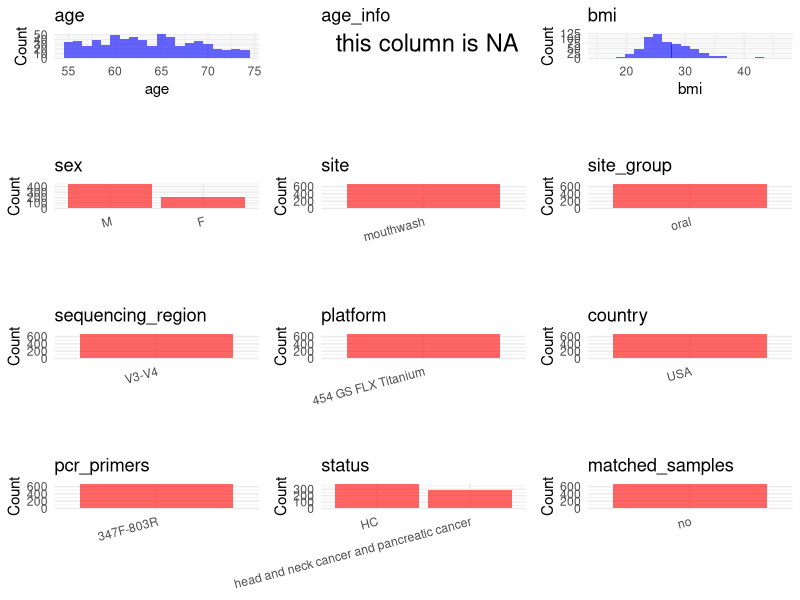

Source code (R): (Note: this script raises an error after producing the figure.)
## ---- chunk 1
# Load libraries
library(dplyr)
library(ggplot2)
library(cowplot)

# (1) Setting working directory
# EDIT HERE: change project_id for each study
project_id <- "PRJNA434312"

base_dir <- "/beegfs/huangxiaochang/global_oral/global-oral-microbiome/data/projects/"
setwd(file.path(base_dir, project_id))

# (2) Loading raw SRA metadata file
sra_file <- "SraRunTable.csv"
initial_meta <- read.csv("SraRunTable.csv", header = TRUE)

# (3) OPTIONAL: If extra metadata (e.g., Table.x or supplemental materials) are available from the article, you may need to merge the file with initial_meta manually. Below is example code for merging. Depending on the specific case of each study, you can customize the code as needed.
# supp_table <- read.csv("supplemental_table.csv", header = TRUE)
# initial_meta <- left_join(initial_meta, supp_table, by = merge_col_name)
## ---- chunk 2
# (1) Read the article in the following order: abstract, the beginning of the results section, and the methods. Understand the sample size, experimental design, and disease group overview. Clarify the sampling sites; for oral and gut samples, specify the exact sites like supragingival plaque, tongue, etc.

# (2) IMPORTANT: MUST go through each column of initial_meta
# head(initial_meta, 10)

# IMPORTANT: Check the unique values in the column of interest or query column.
# lapply(initial_meta[c('body_habitat', 'body_product', 'body_site')], table) # site
# table(initial_meta$host_subject_id) # subject id
# table(initial_meta$platform..exp.) # output is Illumina
# table(initial_meta$target_subfragment..exp.)
## ---- chunk 3
# (1) EDIT HERE: Parameter setup
# NOTE: This project has no lab control samples (blanks/positives) or non-human samples. Leave keywords empty to skip filtering.
control_column <- NA   # column name in initial_meta
# unique(initial_meta[[control_column]])  # uncomment to explore
control_keywords <- c()     # Enter exact keywords

species_column <- NA          # column name in initial_meta
# unique(initial_meta[[species_column]])  # uncomment to explore
non_human_keywords <- c()            # Enter exact keywords


# (2) Remove controls and non-human samples. DO NOT need to modify code in this part, just run it.
n_samples <- nrow(initial_meta)
# Control evaluation
if (length(control_keywords) > 0) {
  if (is.null(control_column) || control_column == "") {
    stop("Error: control_keywords provided but control_column is missing.")
  }

  if (!(control_column %in% colnames(initial_meta))) {
    stop(sprintf("Error: Column '%s' not found in initial_meta.", control_column))
  }

  control_pattern <- paste(control_keywords, collapse = "|")
  control_text <- initial_meta[[control_column]]
  is_control <- grepl(control_pattern, control_text)

} else {
  is_control <- rep(FALSE, n_samples)
}

# Non-human evaluation
if (length(non_human_keywords) > 0) {
  if (is.null(species_column) || species_column == "") {
    stop("Error: non_human_keywords provided but species_column is missing.")
  }

  if (!(species_column %in% colnames(initial_meta))) {
    stop(sprintf("Error: Column '%s' not found in initial_meta.", control_column))
  }

  non_human_pattern <- paste(non_human_keywords, collapse = "|")
  species_text <- initial_meta[[species_column]]
  is_non_human <- grepl(non_human_pattern, species_text)
} else {
  is_non_human <- rep(FALSE, n_samples)
}

# Execute removal
samples_to_remove <- is_control | is_non_human
initial_meta <- initial_meta[!samples_to_remove, ]

cat("Initial samples counts:",n_samples,"\n")
cat("Removed control samples:", sum(is_control), "\n")
cat("Removed non-human samples:", sum(is_non_human), "\n")
cat("Total samples removed ", sum(samples_to_remove), "\n")
cat("Remaining samples after Step 2:", nrow(initial_meta), "\n")
## ---- chunk 4
# Extract columns from initial_meta as follows:
# (1) No modification needed → extract directly.
# (2) Modification needed → create a column start with 'raw_' and mark the target column as "pending".
# (3) Need to find or determine based on the article.

metadata <- data.frame(
  bioproject = initial_meta$BioProject,
  sample_id = initial_meta$Run,
  subject_id = initial_meta$Sample.Name,
  age = initial_meta$Host_Age,
  age_info = NA,
  bmi = initial_meta$host_BMI,
  raw_sex = initial_meta$hostgender,
  sex = "pending",
  sequencing_region = "V3-V4",
  platform = initial_meta$Instrument,
  country = "USA",
  raw_site = initial_meta$sample_type,
  site = "pending",
  site_group = "pending",
  public_time = initial_meta$ReleaseDate,
  raw_status = initial_meta$disease_status,
  pcr_primers = NA,
  title = NA,
  disease_study = NA,
  status = "pending",
  matched_samples = "pending",
  is_time_series = "no",
  stringsAsFactors = FALSE
)

metadata$public_time <- as.Date(metadata$public_time)
## ---- chunk 5
# (1) Handle the columns with the `raw_` prefix.
# IMPORTANT: Add comments if the modification is not straightforward!!
# Convert raw_sex to standard F/M encoding
# SRA raw_sex values: male/female
metadata <- metadata %>%
  mutate(sex = case_when(
    tolower(raw_sex) %in% c("female", "f") ~ "F",
    tolower(raw_sex) %in% c("male", "m") ~ "M",
    TRUE ~ NA_character_
  ))

# Remap disease_status from SRA to standardized status names
metadata$status <- ifelse(
  grepl("Case", metadata$raw_status), "head and neck cancer and pancreatic cancer",
  ifelse(grepl("Control", metadata$raw_status), "HC", NA_character_)
)

# Assign site from raw_site, lowercased
metadata$site <- tolower(metadata$raw_site)

# Add publication information
metadata$pcr_primers <- "347F-803R"
metadata$title <- "Elevated Dietary Carbohydrate and Glycemic Intake Associate with an Altered Oral Microbial Ecosystem in Two Large U.S. Cohorts"
metadata$disease_study <- "yes"

## ---- chunk 6
# (2) Filling the 'site_group' and 'matched_samples' columns
# editing site_group
unique(metadata$site)
# EDIT HERE: add oral sites
Oral_site = c("saliva", "mouth", "tongue coating", "supragingival plaque", "subgingival plaque", "oral swab", "denture", "tooth", "abscess pus", "adjacent periodontal pocket", "patient healthy crevice", "healthy control crevice", "gingival crevicular fluid", "subgingival plaque", "mouthwash")
# EDIT HERE: add gut sites
Gut_site = c("feces", "stool")
# just run
metadata <- metadata %>%
  mutate(site_group = case_when(
    site %in% Oral_site ~ "oral",
    site %in% Gut_site ~ "gut",
    TRUE ~ "other"
  ))

# editing matched_samples, just run.
metadata$matched_samples <- ifelse(
  ave(metadata$subject_id, metadata$subject_id, FUN = length) > 1,
  "yes",
  "no"
)
## ---- chunk 7
# (3) check if there is pending value in metadata. If there is pending value, go on modify the metadata.
# Function to check if a column contains "pending"
has_pending <- function(col) {
  if (is.character(col) || is.factor(col)) {
    any(col == "pending", na.rm = TRUE)
  } else {
    FALSE
  }
}

# Check for any pending value
any_pending_value <- any(sapply(metadata, has_pending))

if (!any_pending_value) {
  message("Good! No cell contains the value 'pending'.")
} else {
  pending_cols <- names(metadata)[sapply(metadata, has_pending)]
  message("Columns containing 'pending': ", paste(pending_cols, collapse = ", "))
  message("Please continue to resolve these pending columns!")
}
## ---- chunk 8
# Select columns for visualization, just run
plot_data <- metadata %>%
  select(-bioproject, -sample_id, -subject_id, -title)

create_simple_plots <- function(data) {
  plots <- list()
  continuous_vars <- c("age", "bmi")

  for (col in colnames(data)) {
    if (all(is.na(data[[col]]))) {
      p <- ggplot() +
        annotate("text", x = 0.5, y = 0.5, label = "this column is NA", size = 6) +
        labs(title = col) +
        theme_void()
    } else if (col %in% continuous_vars && is.numeric(data[[col]])) {
      p <- ggplot(data, aes(x = .data[[col]])) +
        geom_histogram(fill = "blue", alpha = 0.6, bins = 20, na.rm = TRUE) +
        labs(title = col, x = col, y = "Count") +
        theme_minimal()
    } else {
      count_data <- as.data.frame(table(data[[col]], useNA = "ifany"))
      p <- ggplot(count_data, aes(x = reorder(Var1, -Freq), y = Freq)) +
        geom_col(fill = "red", alpha = 0.6) +
        labs(title = col, x = NULL, y = "Count") +
        theme_minimal() +
        theme(axis.text.x = element_text(angle = 15, hjust = 1))
    }
    plots[[col]] <- p
  }

  return(plots)
}

# Generate and arrange plots
plots <- create_simple_plots(plot_data)
p <- plot_grid(plots$age,
               plots$age_info,
               plots$bmi,
               plots$sex,
               plots$site,
               plots$site_group,
               plots$sequencing_region,
               plots$platform,
               plots$country,
               plots$pcr_primers,
               plots$status,
               plots$matched_samples,
               ncol = 3, align = "hv", axis = "lb")
ggsave("Metadata_Summary.png", plot = p, width = 8, height = 6, dpi = 150)
## ---- chunk 9
# Insert Metadata_Summary.png into the current Rmd output
knitr::include_graphics("Metadata_Summary.png")
## ---- chunk 10
# Reorder the data frame
fixed_cols <- c("bioproject", "sample_id", "subject_id", "age", "age_info",
                "bmi", "sex", "platform", "sequencing_region", "pcr_primers",
                "country", "site", "site_group", "disease_study", "status",
                "title", "public_time", "matched_samples", "is_time_series")
metadata <- metadata %>%
  select(all_of(fixed_cols), everything())

# save metadata
# head(metadata)
write.csv(metadata, file = "metadata_v2.csv", quote = TRUE, row.names = FALSE)
